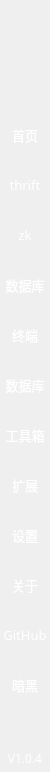
     <widget class="QWidget" name="widget_side" native="true">
      <property name="minimumSize">
       <size>
        <width>50</width>
        <height>0</height>
       </size>
      </property>
      <property name="maximumSize">
       <size>
        <width>50</width>
        <height>16777215</height>
       </size>
      </property>
      <property name="styleSheet">
       <string notr="true">#widget_side {
	color: rgb(255, 255, 255);
	border-top-left-radius: 10px;
	border-bottom-left-radius: 10px;
	
	
	background-color: rgb(10, 31, 57);
}</string>
      </property>
      <layout class="QVBoxLayout" name="verticalLayout_12">
       <property name="spacing">
        <number>0</number>
       </property>
       <property name="leftMargin">
        <number>0</number>
       </property>
       <property name="topMargin">
        <number>20</number>
       </property>
       <property name="rightMargin">
        <number>0</number>
       </property>
       <property name="bottomMargin">
        <number>5</number>
       </property>
       <item>
        <widget class="QLabel" name="label_side_icon">
         <property name="minimumSize">
          <size>
           <width>50</width>
           <height>30</height>
          </size>
         </property>
         <property name="maximumSize">
          <size>
           <width>50</width>
           <height>30</height>
          </size>
         </property>
         <property name="styleSheet">
          <string notr="true">image: url(:/lib/icon9.png);</string>
         </property>
         <property name="text">
          <string/>
         </property>
        </widget>
       </item>
       <item>
        <spacer name="verticalSpacer_side_1">
         <property name="orientation">
          <enum>Qt::Vertical</enum>
         </property>
         <property name="sizeType">
          <enum>QSizePolicy::Fixed</enum>
         </property>
         <property name="sizeHint" stdset="0">
          <size>
           <width>20</width>
           <height>60</height>
          </size>
         </property>
        </spacer>
       </item>
       <item>
        <widget class="QToolButton" name="toolButton_side_home">
         <property name="minimumSize">
          <size>
           <width>50</width>
           <height>50</height>
          </size>
         </property>
         <property name="maximumSize">
          <size>
           <width>50</width>
           <height>50</height>
          </size>
         </property>
         <property name="font">
          <font>
           <family>OPPOSans B</family>
           <pointsize>10</pointsize>
          </font>
         </property>
         <property name="toolTip">
          <string>首页</string>
         </property>
         <property name="styleSheet">
          <string notr="true">QToolButton {
	color: rgb(255, 255, 255);
	background-color: rgba(94, 255, 210, 0);
	border: none;
}

QToolButton::menu-indicator { 
	image: None;
}

 
QToolButton:hover {
	color: rgb(255, 255, 255);
	
	
	background-color: rgb(26, 53, 83);
	border: none;
}


QToolTip {
color:#ced4da;
background-color: rgb(108, 117, 125, 65);
border-radius: 2px;
}</string>
         </property>
         <property name="text">
          <string>首页</string>
         </property>
         <property name="icon">
          <iconset resource="../lib.qrc">
           <normaloff>:/lib/home.png</normaloff>:/lib/home.png</iconset>
         </property>
         <property name="iconSize">
          <size>
           <width>25</width>
           <height>25</height>
          </size>
         </property>
         <property name="checkable">
          <bool>true</bool>
         </property>
         <property name="toolButtonStyle">
          <enum>Qt::ToolButtonIconOnly</enum>
         </property>
        </widget>
       </item>
       <item>
        <widget class="QToolButton" name="toolButton_side_thrift">
         <property name="minimumSize">
          <size>
           <width>50</width>
           <height>50</height>
          </size>
         </property>
         <property name="maximumSize">
          <size>
           <width>50</width>
           <height>50</height>
          </size>
         </property>
         <property name="font">
          <font>
           <family>OPPOSans B</family>
           <pointsize>10</pointsize>
          </font>
         </property>
         <property name="toolTip">
          <string>thrift接口测试</string>
         </property>
         <property name="styleSheet">
          <string notr="true">QToolButton {
	color: rgb(255, 255, 255);
	background-color: rgba(94, 255, 210, 0);
	border: none;
}

QToolButton::menu-indicator { 
	image: None;
}

 
QToolButton:hover {
	color: rgb(255, 255, 255);
	
	
	background-color: rgb(26, 53, 83);
	border: none;
}


QToolTip {
color:#ced4da;
background-color: rgb(108, 117, 125, 65);
border-radius: 2px;
}</string>
         </property>
         <property name="text">
          <string>thrift</string>
         </property>
         <property name="icon">
          <iconset resource="../lib.qrc">
           <normaloff>:/lib/func.png</normaloff>:/lib/func.png</iconset>
         </property>
         <property name="iconSize">
          <size>
           <width>25</width>
           <height>25</height>
          </size>
         </property>
         <property name="checkable">
          <bool>true</bool>
         </property>
         <property name="toolButtonStyle">
          <enum>Qt::ToolButtonIconOnly</enum>
         </property>
        </widget>
       </item>
       <item>
        <widget class="QToolButton" name="toolButton_side_zookeeper">
         <property name="minimumSize">
          <size>
           <width>50</width>
           <height>50</height>
          </size>
         </property>
         <property name="maximumSize">
          <size>
           <width>50</width>
           <height>50</height>
          </size>
         </property>
         <property name="font">
          <font>
           <family>OPPOSans B</family>
           <pointsize>10</pointsize>
          </font>
         </property>
         <property name="toolTip">
          <string>zk连接</string>
         </property>
         <property name="styleSheet">
          <string notr="true">QToolButton {
	color: rgb(255, 255, 255);
	background-color: rgba(94, 255, 210, 0);
	border: none;
}

QToolButton::menu-indicator { 
	image: None;
}

 
QToolButton:hover {
	color: rgb(255, 255, 255);
	
	
	background-color: rgb(26, 53, 83);
	border: none;
}


QToolTip {
color:#ced4da;
background-color: rgb(108, 117, 125, 65);
border-radius: 2px;
}</string>
         </property>
         <property name="text">
          <string>zk</string>
         </property>
         <property name="icon">
          <iconset resource="../lib.qrc">
           <normaloff>:/lib/Zookeeper.png</normaloff>:/lib/Zookeeper.png</iconset>
         </property>
         <property name="iconSize">
          <size>
           <width>25</width>
           <height>25</height>
          </size>
         </property>
         <property name="checkable">
          <bool>true</bool>
         </property>
         <property name="toolButtonStyle">
          <enum>Qt::ToolButtonIconOnly</enum>
         </property>
        </widget>
       </item>
       <item>
        <widget class="QToolButton" name="toolButton_side_mysql">
         <property name="minimumSize">
          <size>
           <width>50</width>
           <height>50</height>
          </size>
         </property>
         <property name="maximumSize">
          <size>
           <width>50</width>
           <height>50</height>
          </size>
         </property>
         <property name="font">
          <font>
           <family>OPPOSans B</family>
           <pointsize>10</pointsize>
          </font>
         </property>
         <property name="toolTip">
          <string>数据库连接</string>
         </property>
         <property name="styleSheet">
          <string notr="true">QToolButton {
	color: rgb(255, 255, 255);
	background-color: rgba(94, 255, 210, 0);
	border: none;
}

QToolButton::menu-indicator { 
	image: None;
}

 
QToolButton:hover {
	color: rgb(255, 255, 255);
	
	
	background-color: rgb(26, 53, 83);
	border: none;
}


QToolTip {
color:#ced4da;
background-color: rgb(108, 117, 125, 65);
border-radius: 2px;
}</string>
         </property>
         <property name="locale">
          <locale language="English" country="UnitedStates"/>
         </property>
         <property name="text">
          <string>数据库</string>
         </property>
         <property name="icon">
          <iconset resource="../lib.qrc">
           <normaloff>:/lib/mysql.png</normaloff>:/lib/mysql.png</iconset>
         </property>
         <property name="iconSize">
          <size>
           <width>25</width>
           <height>25</height>
          </size>
         </property>
         <property name="checkable">
          <bool>true</bool>
         </property>
         <property name="toolButtonStyle">
          <enum>Qt::ToolButtonIconOnly</enum>
         </property>
        </widget>
       </item>
       <item>
        <widget class="QToolButton" name="toolButton_side_shell">
         <property name="minimumSize">
          <size>
           <width>50</width>
           <height>50</height>
          </size>
         </property>
         <property name="maximumSize">
          <size>
           <width>50</width>
           <height>50</height>
          </size>
         </property>
         <property name="font">
          <font>
           <family>OPPOSans B</family>
           <pointsize>10</pointsize>
          </font>
         </property>
         <property name="toolTip">
          <string>终端连接</string>
         </property>
         <property name="styleSheet">
          <string notr="true">QToolButton {
	color: rgb(255, 255, 255);
	background-color: rgba(94, 255, 210, 0);
	border: none;
}

QToolButton::menu-indicator { 
	image: None;
}

 
QToolButton:hover {
	color: rgb(255, 255, 255);
	
	
	background-color: rgb(26, 53, 83);
	border: none;
}


QToolTip {
color:#ced4da;
background-color: rgb(108, 117, 125, 65);
border-radius: 2px;
}</string>
         </property>
         <property name="text">
          <string>终端</string>
         </property>
         <property name="icon">
          <iconset resource="../lib.qrc">
           <normaloff>:/lib/shell_side.png</normaloff>:/lib/shell_side.png</iconset>
         </property>
         <property name="iconSize">
          <size>
           <width>25</width>
           <height>25</height>
          </size>
         </property>
         <property name="checkable">
          <bool>true</bool>
         </property>
         <property name="toolButtonStyle">
          <enum>Qt::ToolButtonIconOnly</enum>
         </property>
        </widget>
       </item>
       <item>
        <widget class="QToolButton" name="toolButton_side_qss">
         <property name="minimumSize">
          <size>
           <width>50</width>
           <height>50</height>
          </size>
         </property>
         <property name="maximumSize">
          <size>
           <width>50</width>
           <height>50</height>
          </size>
         </property>
         <property name="font">
          <font>
           <family>OPPOSans B</family>
           <pointsize>10</pointsize>
          </font>
         </property>
         <property name="toolTip">
          <string>qss美化</string>
         </property>
         <property name="styleSheet">
          <string notr="true">QToolButton {
	color: rgb(255, 255, 255);
	background-color: rgba(94, 255, 210, 0);
	border: none;
}

QToolButton::menu-indicator { 
	image: None;
}

 
QToolButton:hover {
	color: rgb(255, 255, 255);
	
	
	background-color: rgb(26, 53, 83);
	border: none;
}


QToolTip {
color:#ced4da;
background-color: rgb(108, 117, 125, 65);
border-radius: 2px;
}</string>
         </property>
         <property name="locale">
          <locale language="English" country="UnitedStates"/>
         </property>
         <property name="text">
          <string>数据库</string>
         </property>
         <property name="icon">
          <iconset resource="../lib.qrc">
           <normaloff>:/lib/qss.png</normaloff>:/lib/qss.png</iconset>
         </property>
         <property name="iconSize">
          <size>
           <width>25</width>
           <height>25</height>
          </size>
         </property>
         <property name="checkable">
          <bool>true</bool>
         </property>
         <property name="toolButtonStyle">
          <enum>Qt::ToolButtonIconOnly</enum>
         </property>
        </widget>
       </item>
       <item>
        <widget class="QToolButton" name="toolButton_side_tool">
         <property name="minimumSize">
          <size>
           <width>50</width>
           <height>50</height>
          </size>
         </property>
         <property name="maximumSize">
          <size>
           <width>50</width>
           <height>50</height>
          </size>
         </property>
         <property name="font">
          <font>
           <family>OPPOSans B</family>
           <pointsize>10</pointsize>
          </font>
         </property>
         <property name="toolTip">
          <string>工具箱</string>
         </property>
         <property name="styleSheet">
          <string notr="true">QToolButton {
	color: rgb(255, 255, 255);
	background-color: rgba(94, 255, 210, 0);
	border: none;
}

QToolButton::menu-indicator { 
	image: None;
}

 
QToolButton:hover {
	color: rgb(255, 255, 255);
	
	
	background-color: rgb(26, 53, 83);
	border: none;
}


QToolTip {
color:#ced4da;
background-color: rgb(108, 117, 125, 65);
border-radius: 2px;
}</string>
         </property>
         <property name="text">
          <string>工具箱</string>
         </property>
         <property name="icon">
          <iconset resource="../lib.qrc">
           <normaloff>:/lib/tool2.png</normaloff>:/lib/tool2.png</iconset>
         </property>
         <property name="iconSize">
          <size>
           <width>25</width>
           <height>25</height>
          </size>
         </property>
         <property name="checkable">
          <bool>true</bool>
         </property>
         <property name="toolButtonStyle">
          <enum>Qt::ToolButtonIconOnly</enum>
         </property>
        </widget>
       </item>
       <item>
        <widget class="QToolButton" name="toolButton_side_plugIn">
         <property name="minimumSize">
          <size>
           <width>50</width>
           <height>50</height>
          </size>
         </property>
         <property name="maximumSize">
          <size>
           <width>50</width>
           <height>50</height>
          </size>
         </property>
         <property name="font">
          <font>
           <family>OPPOSans B</family>
           <pointsize>10</pointsize>
          </font>
         </property>
         <property name="toolTip">
          <string>扩展</string>
         </property>
         <property name="styleSheet">
          <string notr="true">QToolButton {
	color: rgb(255, 255, 255);
	background-color: rgba(94, 255, 210, 0);
	border: none;
}

QToolButton::menu-indicator { 
	image: None;
}

 
QToolButton:hover {
	color: rgb(255, 255, 255);
	
	
	background-color: rgb(26, 53, 83);
	border: none;
}


QToolTip {
color:#ced4da;
background-color: rgb(108, 117, 125, 65);
border-radius: 2px;
}</string>
         </property>
         <property name="text">
          <string>扩展</string>
         </property>
         <property name="icon">
          <iconset resource="../lib.qrc">
           <normaloff>:/lib/tool_plugIn.png</normaloff>:/lib/tool_plugIn.png</iconset>
         </property>
         <property name="iconSize">
          <size>
           <width>25</width>
           <height>25</height>
          </size>
         </property>
         <property name="checkable">
          <bool>true</bool>
         </property>
         <property name="toolButtonStyle">
          <enum>Qt::ToolButtonIconOnly</enum>
         </property>
        </widget>
       </item>
       <item>
        <widget class="QToolButton" name="toolButton_side_setting">
         <property name="minimumSize">
          <size>
           <width>50</width>
           <height>50</height>
          </size>
         </property>
         <property name="maximumSize">
          <size>
           <width>50</width>
           <height>50</height>
          </size>
         </property>
         <property name="font">
          <font>
           <family>OPPOSans B</family>
           <pointsize>10</pointsize>
          </font>
         </property>
         <property name="toolTip">
          <string>设置</string>
         </property>
         <property name="styleSheet">
          <string notr="true">QToolButton {
	color: rgb(255, 255, 255);
	background-color: rgba(94, 255, 210, 0);
	border: none;
}

QToolButton::menu-indicator { 
	image: None;
}

 
QToolButton:hover {
	color: rgb(255, 255, 255);
	
	
	background-color: rgb(26, 53, 83);
	border: none;
}


QToolTip {
color:#ced4da;
background-color: rgb(108, 117, 125, 65);
border-radius: 2px;
}</string>
         </property>
         <property name="text">
          <string>设置</string>
         </property>
         <property name="icon">
          <iconset resource="../lib.qrc">
           <normaloff>:/lib/setting2.png</normaloff>:/lib/setting2.png</iconset>
         </property>
         <property name="iconSize">
          <size>
           <width>25</width>
           <height>25</height>
          </size>
         </property>
         <property name="checkable">
          <bool>true</bool>
         </property>
         <property name="toolButtonStyle">
          <enum>Qt::ToolButtonIconOnly</enum>
         </property>
        </widget>
       </item>
       <item>
        <widget class="QToolButton" name="toolButton_side_about">
         <property name="minimumSize">
          <size>
           <width>50</width>
           <height>50</height>
          </size>
         </property>
         <property name="maximumSize">
          <size>
           <width>50</width>
           <height>50</height>
          </size>
         </property>
         <property name="font">
          <font>
           <family>OPPOSans B</family>
           <pointsize>10</pointsize>
          </font>
         </property>
         <property name="toolTip">
          <string>关于</string>
         </property>
         <property name="styleSheet">
          <string notr="true">QToolButton {
	color: rgb(255, 255, 255);
	background-color: rgba(94, 255, 210, 0);
	border: none;
}

QToolButton::menu-indicator { 
	image: None;
}

 
QToolButton:hover {
	color: rgb(255, 255, 255);
	
	
	background-color: rgb(26, 53, 83);
	border: none;
}


QToolTip {
color:#ced4da;
background-color: rgb(108, 117, 125, 65);
border-radius: 2px;
}</string>
         </property>
         <property name="text">
          <string>关于</string>
         </property>
         <property name="icon">
          <iconset resource="../lib.qrc">
           <normaloff>:/lib/about.png</normaloff>:/lib/about.png</iconset>
         </property>
         <property name="iconSize">
          <size>
           <width>25</width>
           <height>25</height>
          </size>
         </property>
         <property name="checkable">
          <bool>true</bool>
         </property>
         <property name="toolButtonStyle">
          <enum>Qt::ToolButtonIconOnly</enum>
         </property>
        </widget>
       </item>
       <item>
        <widget class="QToolButton" name="toolButton_side_github">
         <property name="minimumSize">
          <size>
           <width>50</width>
           <height>50</height>
          </size>
         </property>
         <property name="maximumSize">
          <size>
           <width>50</width>
           <height>50</height>
          </size>
         </property>
         <property name="font">
          <font>
           <family>OPPOSans B</family>
           <pointsize>10</pointsize>
          </font>
         </property>
         <property name="toolTip">
          <string>github</string>
         </property>
         <property name="styleSheet">
          <string notr="true">QToolButton {
	color: rgb(255, 255, 255);
	background-color: rgba(94, 255, 210, 0);
	border: none;
}

QToolButton::menu-indicator { 
	image: None;
}

 
QToolButton:hover {
	color: rgb(255, 255, 255);
	
	
	background-color: rgb(26, 53, 83);
	border: none;
}


QToolTip {
color:#ced4da;
background-color: rgb(108, 117, 125, 65);
border-radius: 2px;
}</string>
         </property>
         <property name="text">
          <string>GitHub</string>
         </property>
         <property name="icon">
          <iconset resource="../lib.qrc">
           <normaloff>:/lib/github.png</normaloff>:/lib/github.png</iconset>
         </property>
         <property name="iconSize">
          <size>
           <width>25</width>
           <height>25</height>
          </size>
         </property>
         <property name="toolButtonStyle">
          <enum>Qt::ToolButtonIconOnly</enum>
         </property>
        </widget>
       </item>
       <item>
        <widget class="QToolButton" name="toolButton_side_theme">
         <property name="minimumSize">
          <size>
           <width>50</width>
           <height>50</height>
          </size>
         </property>
         <property name="maximumSize">
          <size>
           <width>50</width>
           <height>50</height>
          </size>
         </property>
         <property name="font">
          <font>
           <family>OPPOSans B</family>
           <pointsize>10</pointsize>
          </font>
         </property>
         <property name="toolTip">
          <string>暗黑模式</string>
         </property>
         <property name="toolTipDuration">
          <number>-1</number>
         </property>
         <property name="styleSheet">
          <string notr="true">QToolButton {
	color: rgb(255, 255, 255);
	background-color: rgba(94, 255, 210, 0);
	border: none;
}

QToolButton::menu-indicator { 
	image: None;
}

 
QToolButton:hover {
	color: rgb(255, 255, 255);
	
	
	background-color: rgb(26, 53, 83);
	border: none;
}


QToolTip {
color:#ced4da;
background-color: rgb(108, 117, 125, 65);
border-radius: 2px;
}</string>
         </property>
         <property name="text">
          <string>暗黑</string>
         </property>
         <property name="icon">
          <iconset resource="../lib.qrc">
           <normaloff>:/lib/black_mode.png</normaloff>:/lib/black_mode.png</iconset>
         </property>
         <property name="iconSize">
          <size>
           <width>25</width>
           <height>25</height>
          </size>
         </property>
         <property name="toolButtonStyle">
          <enum>Qt::ToolButtonIconOnly</enum>
         </property>
        </widget>
       </item>
       <item>
        <spacer name="verticalSpacer_side_2">
         <property name="orientation">
          <enum>Qt::Vertical</enum>
         </property>
         <property name="sizeHint" stdset="0">
          <size>
           <width>20</width>
           <height>40</height>
          </size>
         </property>
        </spacer>
       </item>
       <item>
        <widget class="QLabel" name="label_side_version">
         <property name="minimumSize">
          <size>
           <width>50</width>
           <height>0</height>
          </size>
         </property>
         <property name="font">
          <font>
           <family>OPPOSans B</family>
           <pointsize>9</pointsize>
           <stylestrategy>PreferAntialias</stylestrategy>
          </font>
         </property>
         <property name="styleSheet">
          <string notr="true">QLabel {
color: rgb(255, 255, 255);
border: none;
background-color: rgba(255, 255, 255, 0);
}</string>
         </property>
         <property name="text">
          <string>V1.0.4</string>
         </property>
         <property name="alignment">
          <set>Qt::AlignCenter</set>
         </property>
        </widget>
       </item>
      </layout>
     </widget>
